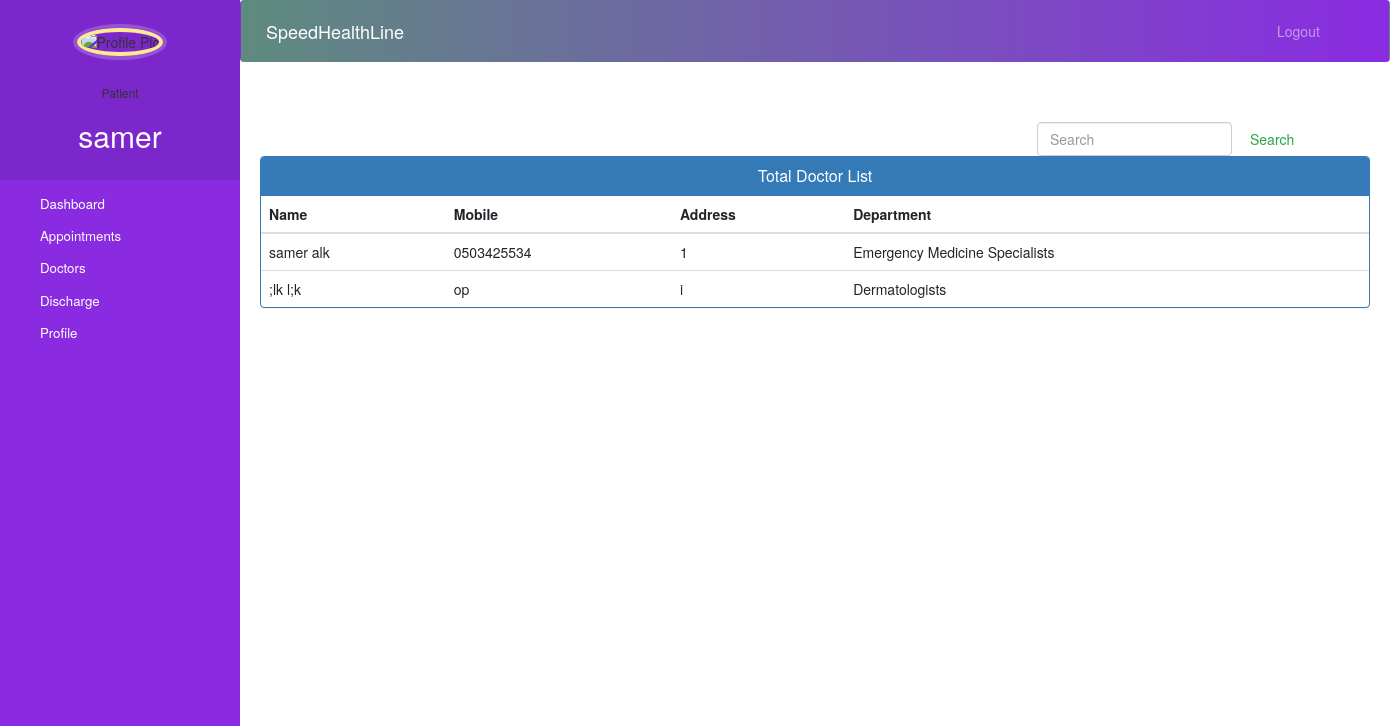
The page /patient-doctor (signed in) on the database as committed earlier.
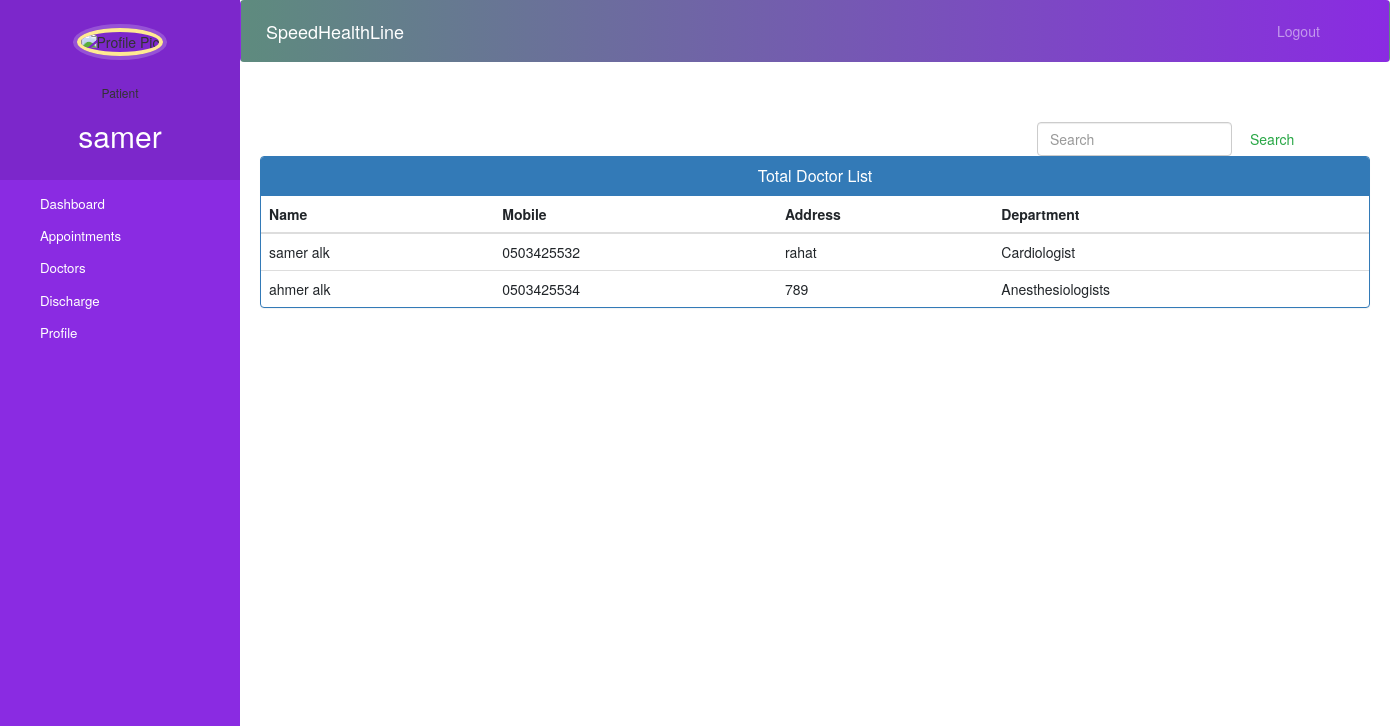
The same page on the database as committed later.
### core/models.py (models this page shows, shortened)
class Doctor(models.Model):
    user=models.OneToOneField(User,on_delete=models.CASCADE)
    profile_pic= models.ImageField(upload_to='profile_pic/DoctorProfilePic/',null=True,blank=True)
    address = models.CharField(max_length=40)
    mobile = models.CharField(max_length=20, null=False, default='0123456789')
    department= models.CharField(max_length=50,choices=departments,default='Cardiologist')
    status=models.BooleanField(default=True)
    @property
    def get_name(self):
        return self.user.first_name+" "+self.user.last_name

### core/views.py (the view)
# urls.py: path('patient-doctor', patient_doctor, name='patient-doctor'),
def patient_doctor(request):
    doctors = models.Doctor.objects.all().filter(status=True)
    patient = models.Patient.objects.get(user_id=request.user.id)  # for profile picture of patient in sidebar
    return render(request, 'patient_doctor.html', {'patient': patient, 'doctors': doctors})

### templates/patient_doctor.html (shortened to what this page needs)
{% extends 'patient_base.html' %}
{% block content %}
{%load static%}
<head>
  <link href="//netdna.bootstrapcdn.com/bootstrap/3.0.0/css/bootstrap.min.css" rel="stylesheet" id="bootstrap-css">
</head>
<div class="container">
    <form  action="/searchdoctor" method="get" style="margin-left:70%;" class="form-inline my-2 my-lg-0">
      <input class="form-control mr-sm-2" type="search" placeholder="Search" name="query" id="query" aria-label="Search">
      <button class="btn btn-outline-success my-2 my-sm-0" type="submit">Search</button>
    </form>
  {% if doctors %}
  <div class="panel panel-primary">
    <div class="panel-heading">
      <h6 class="panel-title"> Total Doctor List</h6>
    </div>
    <table class="table table-hover" id="dev-table">
        <thead>
          <tr>
            <th>Name</th>
            <th>Mobile</th>
            <th>Address</th>
            <th>Department</th>
          </tr>
        </thead>
        {% for d in doctors %}
        <tr>
          <td> {{d.get_name}}</td>
          <td>{{d.mobile}}</td>
          <td>{{d.address}}</td>
          <td>{{d.department}}</td>
        </tr>
        {% endfor %}
      </table>
  </div>
  {%else%}
  <br><br><br>
  <h4 style="text-align: center;color: red;">No Doctor Found !!!</h4>
  {% endif %}
</div>
{% endblock content %}

### templates/patient_base.html (shortened to what this page needs)
<!DOCTYPE html>
{% load static %}
<html lang="en">
<head>
  <link rel="stylesheet" href="https://stackpath.bootstrapcdn.com/bootstrap/4.3.1/css/bootstrap.min.css">
  <link rel="stylesheet" href="https://maxcdn.bootstrapcdn.com/font-awesome/4.7.0/css/font-awesome.min.css">
</head>
<body>
  <nav class="menu" tabindex="0">
    <header class="avatar">
      <img src="{% static patient.profile_pic.url %}" alt="Profile Pic" />
      <br><br>
      <h6>Patient</h6>
      <h2>{{request.user.first_name}}</h2>
    </header>
    <ul>
      <li tabindex="0" class="icon-dashboard"> <a style="color:white; text-decoration:none;" href="/patient-dashboard"><span>Dashboard</span></a> </li>
      <li tabindex="0" class="icon-calendar"> <a style="color:white; text-decoration:none;" href="/patient-appointment"><span>Appointments</span></a></li>
      <li tabindex="0" class="icon-users"> <a style="color:white; text-decoration:none;" href="/patient-doctor"><span>Doctors</span></a></li>
      <li tabindex="0" class="icon-users"> <a style="color:white; text-decoration:none;" href="/patient-discharge"><span>Discharge</span></a></li>
      <li tabindex="0" class="icon-calendar"> <a style="color:white; text-decoration:none;" href="/patient-profile"><span>Profile</span></a></li>
    </ul>
  </nav>
  <main>
    <div class="bs-example">
<nav class="navbar navbar-expand-md navbar-dark fixed-top" style="background: linear-gradient(to right, #5E8B7E, #8A2BE2);">        <a href="/patient-dashboard" class="navbar-brand">SpeedHealthLine</a>
        <div class="collapse navbar-collapse justify-content-between" id="navbarCollapse">
          <div class="navbar-nav" style=" margin-left: 90%;">
            <a href="/logout" class="nav-item nav-link">Logout</a>
          </div>
        </div>
      </nav>
    </div>
    <br><br>
    {% block content %}
    {% endblock content %}
    <br><br><br><br><br><br><br>
    <footer>
      <br>
      <div class="container">
        <div class="row">
          <div class="col-md-12 col-sm-12">
          </div>
        </div>
      </div>
    </footer>
  </main>
</body>
</html>

### templates/patient_base.html (style rules this page uses)
a:link { text-decoration: none; color: #8a2be2; }
body { padding-left: 240px; background-color: #f8f8ff; background-repeat: no-repeat; background-position: center center; background-attachment: fixed; background-size: cover; }
main { position: relative; height: 100vh; }
.menu { background: #8a2be2; height: 100vh; width: 240px; position: fixed; top: 0px; left: 0; z-index: 5; outline: none; }
.menu .avatar { background: rgba(0, 0, 0, 0.1); padding: 2em 0.5em; text-align: center; }
.menu .avatar img { width: 100px; border-radius: 50%; overflow: hidden; border: 4px solid #ffea92; box-shadow: 0 0 0 4px rgba(255, 255, 255, 0.2); }
.menu .avatar h2 { font-weight: normal; margin-bottom: 0; color: #fff; }
.menu ul { list-style: none; padding: 0.5em 0; margin: 0; }
.menu ul li { padding: 0.5em 1em 0.5em 3em; font-size: 0.95em; font-weight: lighter; background-repeat: no-repeat; background-position: left 15px center; background-size: auto 20px; transition: all 0.15s linear; cursor: pointer; color: #fff; }
.menu ul li.icon-dashboard { background-image: url("http://www.entypo.com/images//gauge.svg"); }
.menu ul li.icon-users { background-image: url("http://www.entypo.com/images//users.svg"); }
.menu ul li.icon-calendar { background-image: url("http://www.entypo.com/images//calendar.svg"); }

### templates/patient_doctor.html (style rules this page uses)
a:link { text-decoration: none; }
h6 { text-align: center; }
.row { margin: 100px; }

Rows that differ between the two databases and show on the page:
changed Doctor "samer alk": mobile "0503425534" → "0503425532"; address "1" → "rahat"; department "Emergency Medicine Specialists" → "Cardiologist"
changed Doctor: get_name ";lk l;k" → "ahmer alk"; mobile "op" → "0503425534"; address "i" → "789"; department "Dermatologists" → "Anesthesiologists"
